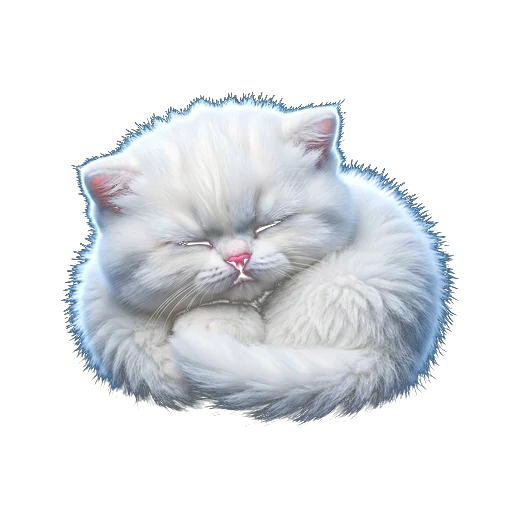
#> input picture design/mascot-cat-source.webp, 512 x 512 px
$ python find_accent.py ../design/mascot-cat-source.webp
#> lines starting #> are read from the running program, lines starting #| are printed output that depends on the picture
"""Locate a coloured element in a screenshot by hue, and report its y band.

Motivated by: the design's cyan brand colour (~ rgb(0,192,160)) only appears on
the input capsule's model button, the selected chip, and the logo. Scoring
"how cyan is this row" turns out to be a robust, model-free way to locate those
elements in a screenshot, independent of the semantics dump.
"""
import os
import sys

from PIL import Image


def cyan_profile(path, min_score=18):
#> called with path = '../design/mascot-cat-source.webp', min_score = 18
    im = Image.open(path).convert("RGB")
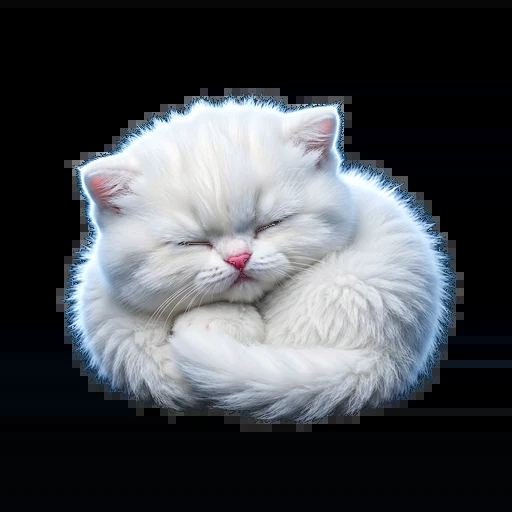
#> im: PIL image 512x512 RGB; mean R, G, B 70.9, 74.2, 78.8
    w, h = im.size
#> w = 512; h = 512
    px = im.load()
    rows = []
    for y in range(h):
        score = 0
        for x in range(0, w, 3):
            r, g, b = px[x, y]
            # cyan-ish: green and blue both clearly above red
            if g > 90 and b > 70 and (g - r) > 30 and (b - r) > 15:
                score += 1
        rows.append(score)
#> after the loop, rows = 512 values, max 21 at index 104, min 0 at index 0, mean 3.79
    # group contiguous rows above threshold
    groups = []
    start = None
    for y, s in enumerate(rows):
        if s >= min_score and start is None:
            start = y
        elif s < min_score and start is not None:
            if y - start >= 3:
                groups.append((start, y - 1, max(rows[start:y])))
            start = None
#> this loop made 512 passes
#> start on pass 103: 102
#> after the loop, groups = [(102, 104, 21)]
    if start is not None:
        groups.append((start, h - 1, max(rows[start:])))
    return groups, w, h


def main():
    for p in sys.argv[1:]:
        if not os.path.exists(p):
            print("missing", p)
            continue
        groups, w, h = cyan_profile(p)
#> groups = [(102, 104, 21)]; w = 512; h = 512
        print("=== %s (%dx%d) ===" % (os.path.basename(p), w, h))
#| === mascot-cat-source.webp (512x512) ===
        for a, b, mx in groups:
            print("   cyan y=%4d..%4d  (%5.2f%%..%5.2f%%)  peak=%d" %
                  (a, b, a / h * 100, b / h * 100, mx))
#> this loop made 1 pass
#|    cyan y= 102.. 104  (19.92%..20.31%)  peak=21


if __name__ == "__main__":
    main()

$ run again, on design/mascot.png
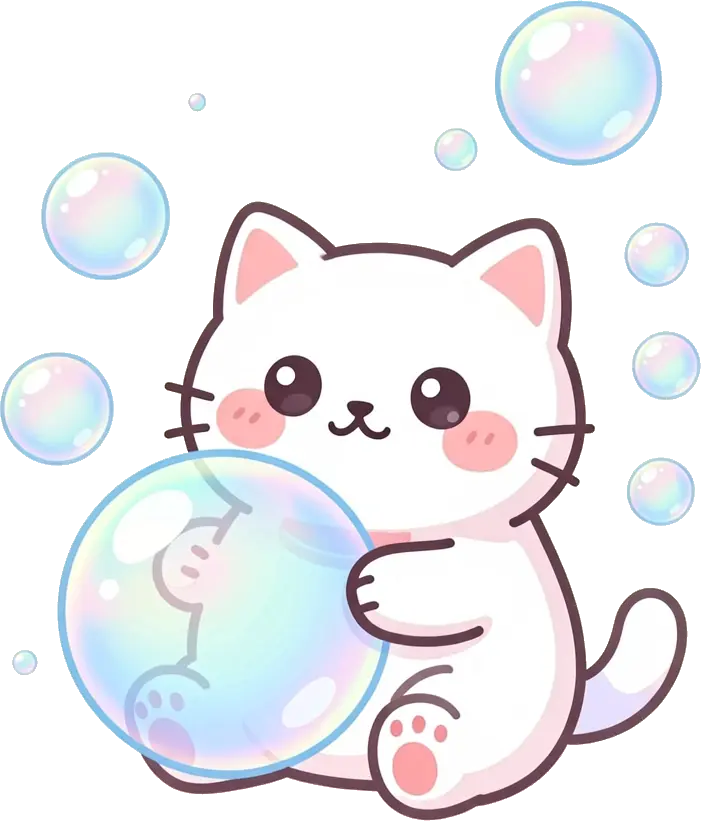
#> input picture design/mascot.png, 701 x 821 px
#> in cyan_profile, `im = Image.open(path).convert("RGB")`:
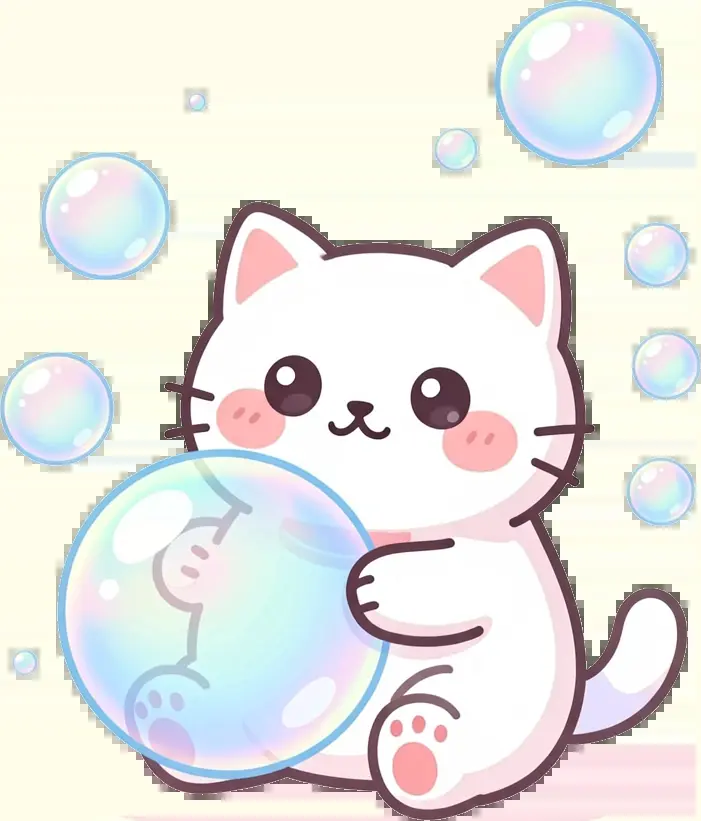
#> im: PIL image 701x821 RGB; mean R, G, B 232.3, 231, 227.3
#> after the loop in cyan_profile, `for y in range(h):`: rows = 821 values, max 73 at index 646, min 0 at index 285, mean 19.25
#> the loop in cyan_profile, `for y, s in enumerate(rows):` made 821 passes
#> s on passes 1 to 8: 9, 10, 11, 16, 18, 20, 15, 15
#> after the loop in cyan_profile, `for y, s in enumerate(rows):`: groups = [(90, 92, 19), (100, 144, 30), (153, 164, 29), (238, 241, 21), (245, 264, 28), (272, 277, 22), (441, 445, 18), (449, 463, 41), (476, 523, 42), (553, 729, 73), (770, 775, 29)]
#> in main, `groups, w, h = cyan_profile(p)`: w = 701; h = 821
#| === mascot.png (701x821) ===
#> the loop in main, `for a, b, mx in groups:` made 11 passes
#> (printed output is left out)
